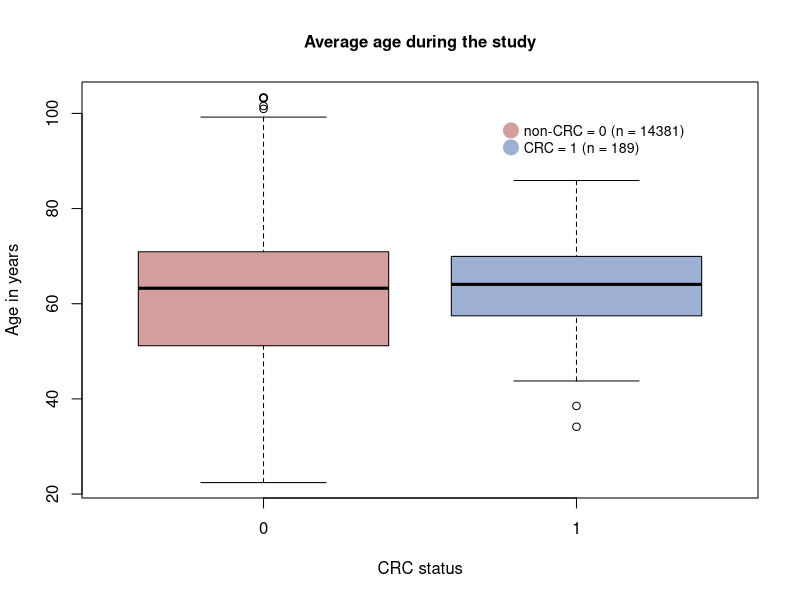
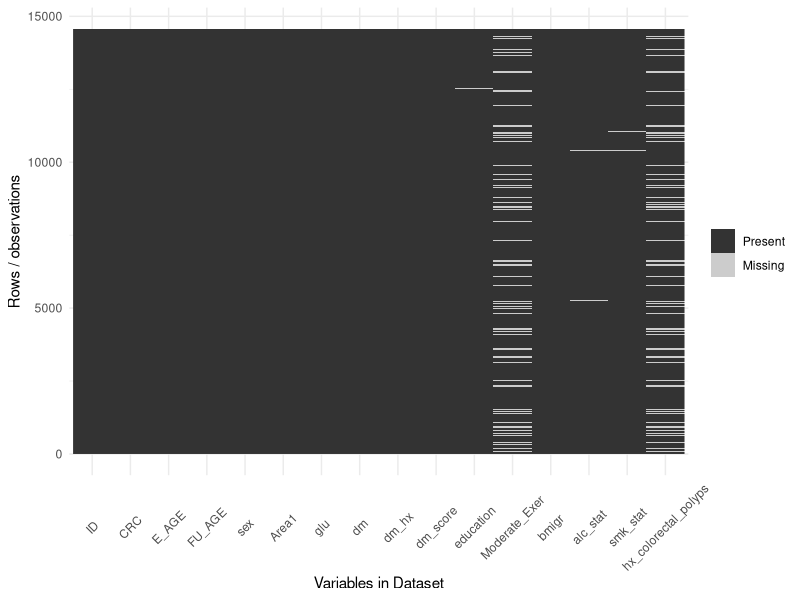
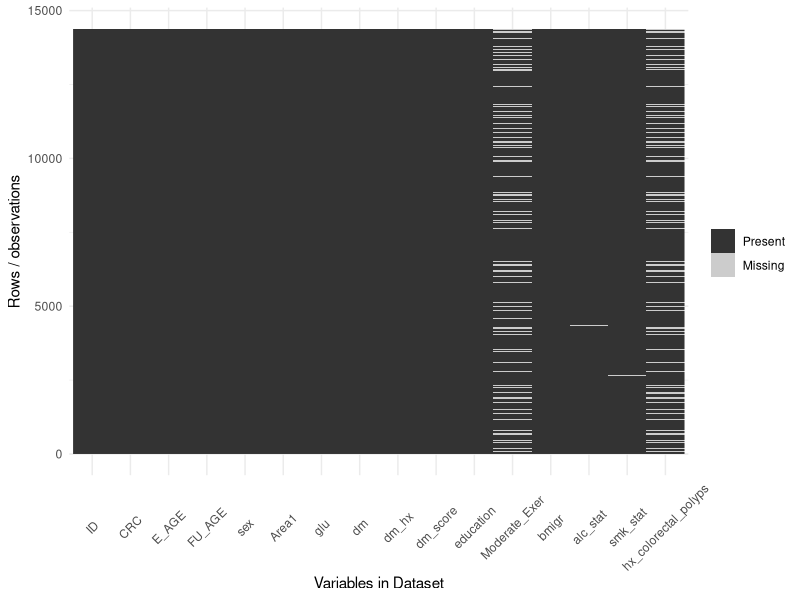
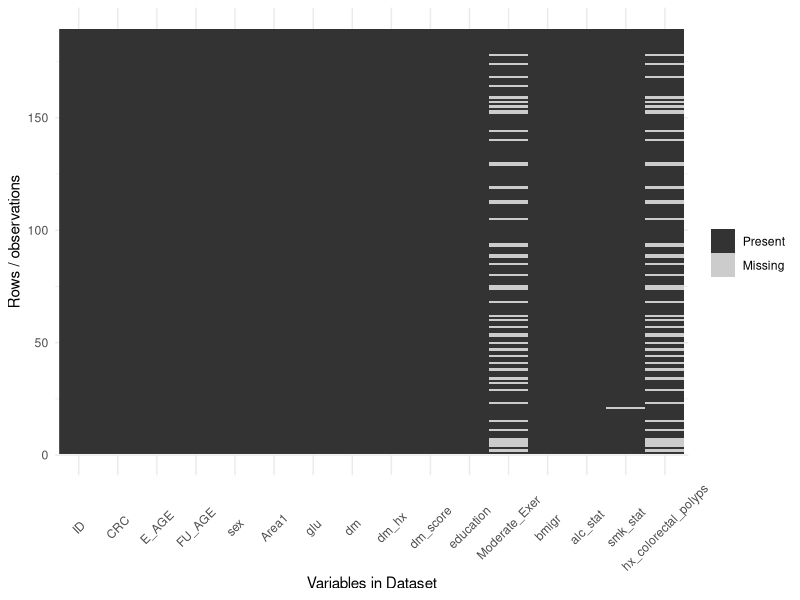

These charts were generated, in order, by the following R code:
library(dplyr)
library(caret)
library(ggplot2)

### Set up data ----------------------------------------------------------------
data = read.csv("datasets/KMCC DM CRC.csv")

# setting factor variables
var_ind = c(2,5,6,8,9,10,11,12,13,14,15,16)
for(i in 1:length(var_ind)){
  data[,var_ind[i]] = as.factor(data[,var_ind[i]])
}
new_data = data
miss_var_ind = c(11,12,14,15,16)
# if certain column values = 6 or 9, then replace the value with an NA
new_data[, miss_var_ind][new_data[,miss_var_ind] == 6 | 
                           new_data[,miss_var_ind] == 9] = NA
# time on study
data$avg_age = (data$FU_AGE + data$E_AGE)/2

# figures
par(cex.main=1)
boxplot(avg_age~CRC,data=data,
        main="Average age during the study",
        col = c(rgb(0.83, 0.62, 0.62), rgb(0.62, 0.69, 0.83)),
        xlab="CRC status", ylab="Age in years")
# Add a legend
legend(1.75,100,legend = c("non-CRC = 0 (n = 14381)","CRC = 1 (n = 189)") , 
       col = c(rgb(0.83, 0.62, 0.62), rgb(0.62, 0.69, 0.83)), 
       bty = "n", pch=20 , pt.cex = 3, cex = 0.85, 
       horiz = FALSE, inset = c(0.03, 0.1))

### Checking for missingness ---------------------------------------------------

ggplot_missing = function(x){
  if(!require(reshape2)){warning('you need to install reshape2')} 
  require(reshape2)
  require(ggplot2)
  # This function produces a plot of the missing data pattern
  # in x. It is a modified version of a function in the 'neato' package
  x %>%
    is.na %>%
    melt %>% ggplot(data = .,
                    aes(x = Var2,
                        y = Var1)) +
    geom_raster(aes(fill = value)) + 
    scale_fill_grey(name = "", labels = c("Present","Missing")) + 
    theme_minimal() +
    theme(axis.text.x = element_text(angle=45, vjust=0.5)) + 
    labs(x = "Variables in Dataset",
         y = "Rows / observations")
} 
ggplot_missing(new_data) # Moderate_Exer and hx_colorectal_polyps have majority missing
sum(is.na(new_data$Moderate_Exer)) #num of missing Moderate_Exer values = 2436
sum(is.na(new_data$hx_colorectal_polyps)) # num of missing hx values = 2277

### Summary stats --------------------------------------------------------------

not_new = new_data%>% filter(CRC == 0)
crc_new = new_data%>% filter(CRC == 1)

ggplot_missing(not_new)
ggplot_missing(crc_new)

### Graphs and figures of our analyzed data ------------------------------------

# remove observations with missing values
me_miss_ind = which(is.na(new_data$Moderate_Exer))
hx_miss_ind = which(is.na(new_data$hx_colorectal_polyps))
ed_miss_ind = which(is.na(new_data$education))
alc_miss_ind = which(is.na(new_data$alc_stat))
smk_miss_ind = which(is.na(new_data$smk_stat))
all_miss_ind = unique(c(me_miss_ind, hx_miss_ind, 
                        ed_miss_ind, alc_miss_ind, smk_miss_ind))
all_missing_data = new_data[all_miss_ind,]

# finalized dataset we are working with for modeling
remain_data = (new_data[-all_miss_ind,])[,-1]
remain0_data = remain_data %>% filter(CRC == 0)
remain1_data = remain_data %>% filter(CRC == 1)
cor(remain_data[,c(2,3,6)])
